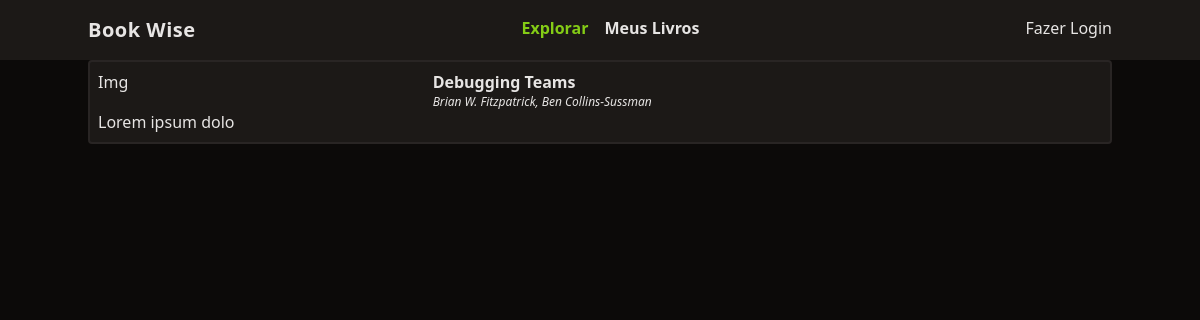
Page /livro.php?id=6 on the committed database.
### tables this page shows
CREATE TABLE books (
	id integer primary key,
	title varchar(255),
	author varchar(100),
	description text,
	release_year integer,
	user_id integer,
	foreign key('user_id') references users(id) on DELETE cascade
);

### livro.php (called while the page is built, shortened)
<?php
require 'dados.php';
$bookId = $_REQUEST['id'];
$filteredBook = array_filter($books, function($book) use($bookId) {
    return $book['id'] == $bookId;
});
$bookDetail = array_pop($filteredBook);
require 'views/template/app.php';
?>

### dados.php (called while the page is built)
<?php
$database = new PDO('sqlite:bookwise.db');
$query = $database->query("select * from books");
$books = $query->fetchAll();
?>

### views/livro.view.php (the view, shortened to what this page needs)
<div class="p-2 rounded border-stone-800 border-2 bg-stone-900">
    <div class="flex">
        <div class="w-1/3">Img</div>
        <div>
            <a class="font-semibold hover:underline" href="/livro?id=<?= $bookDetail['id'] ?>"><?= $bookDetail['title'] ?></a>
            <div class="text-xs italic"><?= $bookDetail['author'] ?></div>
        </div>
    </div>
    <div>
        <?= $bookDetail['description'] ?>
    </div>
</div>

### rows in the picture
books: title "Debugging Teams", author "Brian W. Fitzpatrick, Ben Collins-Sussman", description "Lorem ipsum dolo"
